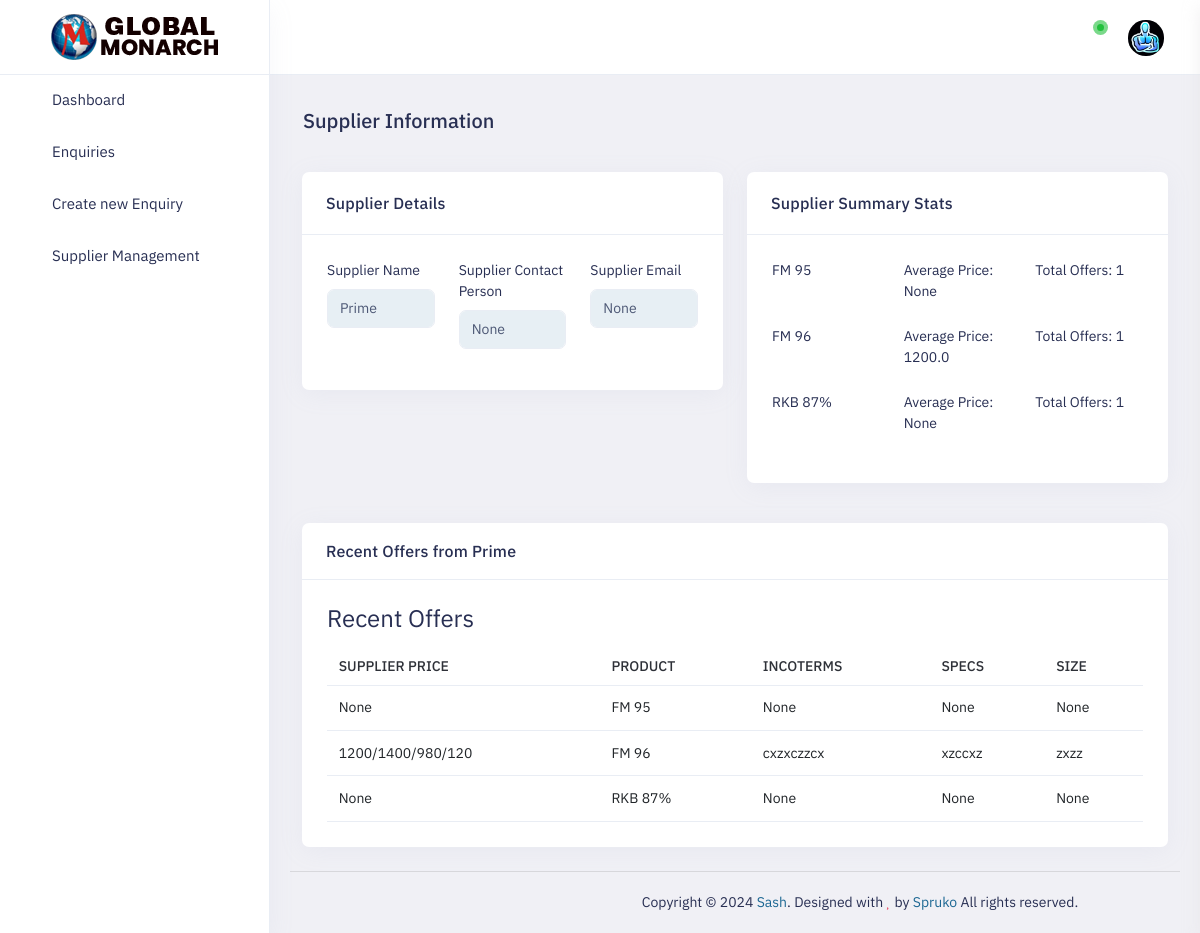
The page /supplier_detail/60/ on the database as committed earlier.
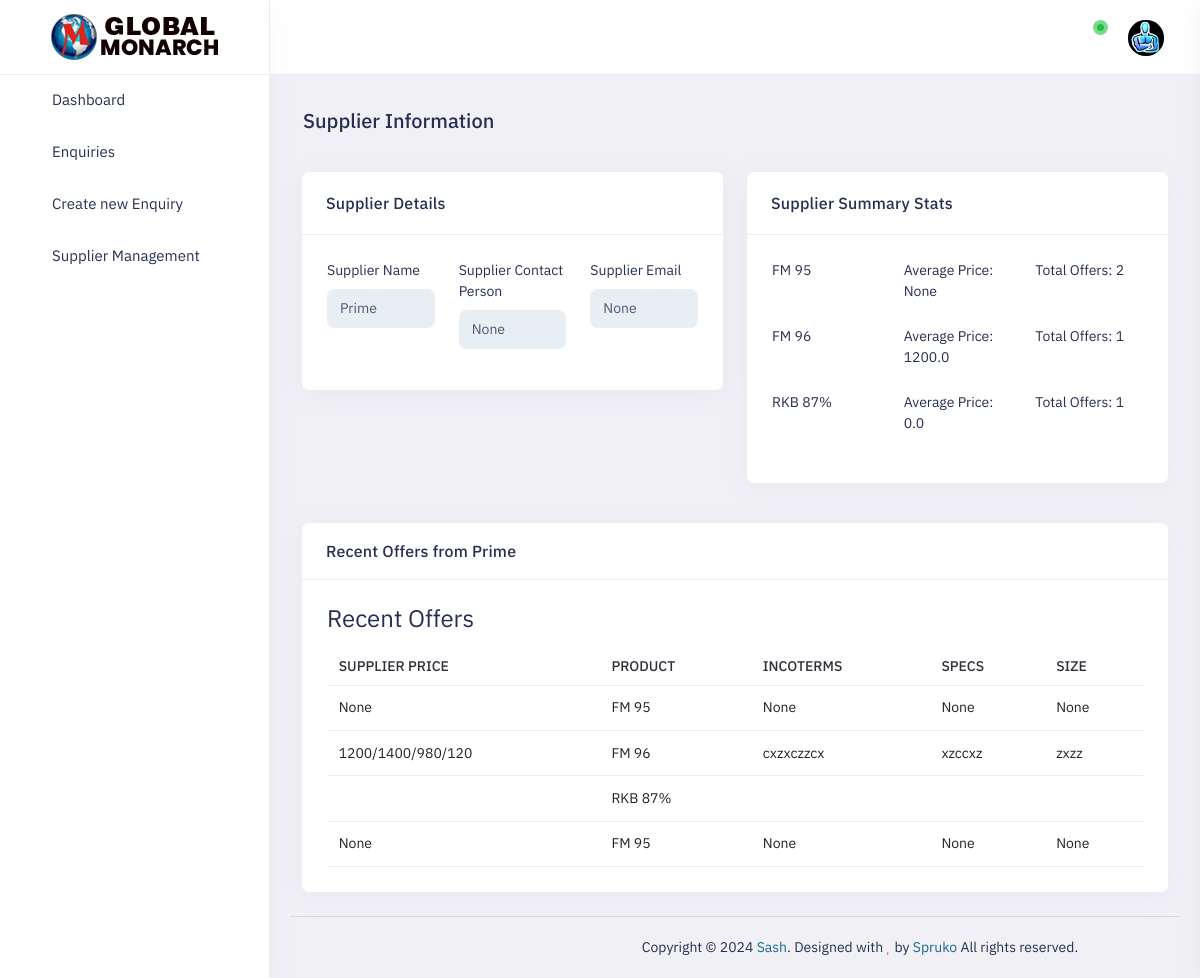
The same page on the database as committed later.
### app/models.py (models this page shows)
class Supplier(models.Model):
    name = models.TextField(blank=True, null=True)
    country = models.TextField(blank=True, null=True)
    contact_person = models.TextField(blank=True, null=True)
    email = models.TextField(blank=True, null=True)

class Product(models.Model):
    name = models.TextField(blank=True, null=True)
    specifications = models.TextField(blank=True, null=True)

class Offer(models.Model):
    request = models.ForeignKey(Request, related_name='offers', on_delete=models.SET_NULL, null=True, blank=True)
    supplier = models.ForeignKey(Supplier, on_delete=models.SET_NULL, null=True, blank=True)
    supplier_price = models.TextField(blank=True, null=True)
    incoterms = models.TextField(blank=True, null=True)
    specs = models.TextField(blank=True, null=True)
    size = models.TextField(blank=True, null=True)
    packaging = models.TextField(blank=True, null=True)
    payment_terms = models.TextField(blank=True, null=True)
    validity = models.DateField(blank=True, null=True)
    notes = models.TextField(blank=True, null=True)

class Request(models.Model):
    enquiry = models.ForeignKey('Enquiry', related_name='enquiry_requests', on_delete=models.SET_NULL, null=True, blank=True)
    product = models.ForeignKey(Product, on_delete=models.SET_NULL, null=True, blank=True)
    specs = models.TextField(blank=True, null=True)
    size = models.TextField(blank=True, null=True)
    quantity = models.TextField(blank=True, null=True)
    incoterms = models.TextField(blank=True, null=True)
    packaging = models.TextField(blank=True, null=True)
    discharge_port = models.TextField(blank=True, null=True)
    payment_terms_requested = models.TextField(blank=True, null=True)
    notes = models.TextField(blank=True, null=True)
    price_offered = models.TextField(blank=True, null=True)
    payment_term_offered = models.TextField(blank=True, null=True)
    validity_offered = models.TextField(blank=True, null=True)
    offer_selected = models.ForeignKey('Offer', related_name='enquiry_requests', on_delete=models.SET_NULL, null=True, blank=True)
    customer_feedback = models.TextField(blank=True, null=True)

### app/views.py (the view)
# urls.py: path('supplier_detail/<int:id>/', views.supplier_detail, name='supplier_detail')
def supplier_detail(request, id):
    supplier = get_object_or_404(Supplier, id=id)
    offers = Offer.objects.filter(supplier=supplier).prefetch_related(Prefetch('request', queryset=Request.objects.select_related('product'))).order_by('-validity')[:5]
    product_stats = (
        Offer.objects.filter(supplier=supplier)
        .values('request__product__name')  # Group by product name
        .annotate(
            average_price=Avg('supplier_price'),
            total_offers=Count('id')
        )
    )
    return render(request, 'app/supplier_detail.html', {'supplier': supplier, 'offers': offers, 'product_stats': product_stats})

### app/templates/app/supplier_detail.html (shortened to what this page needs)
<!doctype html>
<html lang="en" dir="ltr" style="--primary-rgb: 28,103,147;">
<head>
    {% load static %}
    <link id="style" href=" {% static '/assets/plugins/bootstrap/css/bootstrap.min.css' %} " rel="stylesheet">
     <link href=" {% static '/assets/css/style.css' %} " rel="stylesheet">
    <link href=" {% static '/assets/css/plugins.css' %} " rel="stylesheet">
    <link href=" {% static '/assets/css/icons.css' %} " rel="stylesheet">
    <link href=" {% static '/assets/switcher/css/switcher.css' %} " rel="stylesheet">
    <link href=" {% static '/assets/switcher/demo.css' %} " rel="stylesheet">
</head>
<body class="app sidebar-mini ltr light-mode">
    <div class="page">
        <div class="page-main">
            <div class="app-header header sticky">
                <div class="container-fluid main-container">
                    <div class="d-flex">
                        <a aria-label="Hide Sidebar" class="app-sidebar__toggle" data-bs-toggle="sidebar" href=" {% static 'javascript:void(0)' %} "></a>
                        <div class="d-flex order-lg-2 ms-auto header-right-icons">
                            <div class="navbar navbar-collapse responsive-navbar p-0">
                                <div class="collapse navbar-collapse" id="navbarSupportedContent-4">
                                    <div class="d-flex order-lg-2">
                                            <a href="{% static 'javascript:void(0)' %}" class="nav-link icon"
                                                data-bs-toggle="dropdown" data-target="">
                                                <i class="fa fa-sort-down"></i>
                                            </a>
                                            <div class="dropdown  d-flex notifications">
                                                <a class="nav-link icon" data-bs-toggle="dropdown" aria-expanded="false"><i class="fe fe-bell"></i><span class=" pulse"></span>
                                                </a>
                                            </div>
                                        <div class="dropdown d-flex profile-1">
                                            <a href=" {% static 'javascript:void(0)' %} " data-bs-toggle="dropdown" class="nav-link leading-none d-flex">
                                                <img src=" {% static '/assets/images/users/21.jpg' %} " alt="profile-user"
                                                    class="avatar  profile-user brround cover-image">
                                            </a>
                                        </div>
                                    </div>
                                </div>
                            </div>
                        </div>
                    </div>
                </div>
            </div>
            <div class="sticky">
                <div class="app-sidebar">
                    <div class="side-header">
                        <a class="header-brand1" href="">
                            <img src=" {% static '/assets/images/brand/logo-dark.png' %} " class="header-brand-img light-logo1"
                                alt="logo">
                        </a>
                    </div>
                    <div class="main-sidemenu">
                        <ul class="side-menu">
                            <li class="slide">
                                <a class="side-menu__item has-link" data-bs-toggle="slide" href=""><i
                                        class="side-menu__icon fe fe-home"></i><span
                                        class="side-menu__label">Dashboard</span></a>
                            </li>
                            <li class="slide">
                                <a class="side-menu__item has-link" data-bs-toggle="slide" href=""><i
                                        class="side-menu__icon fe fe-send"></i><span
                                        class="side-menu__label">Enquiries</span></a>
                            </li>
                            <li class="slide">
                                <a class="side-menu__item has-link" data-bs-toggle="slide" href=""><i
                                        class="side-menu__icon fe fe-pie-chart"></i><span
                                        class="side-menu__label">Create new Enquiry</span></a>
                            </li>
                            <li class="slide">
                                <a class="side-menu__item has-link" data-bs-toggle="slide" href=""><i
                                        class="side-menu__icon fe fe-activity"></i><span
                                        class="side-menu__label">Supplier Management</span></a>
                            </li>
                        </ul>
                    </div>
                </div>
            </div>
<div class="main-content app-content mt-0">
    <div class="side-app">
        <div class="main-container container-fluid">
           <div class="page-header">
    <h1 class="page-title">Supplier Information</h1>
</div>
<div class="row d-flex">
    <div class="col-lg-6">
        <div class="card">
            <div class="card-header">
                <div class="card-title">Supplier Details</div>
            </div>
            <div class="card-body">
                <div class="row">
                    <div class="col-md-4 mb-4">
                        <label for="exampleInputEmail1">Supplier Name</label>
                        <input type="text" class="form-control" readonly value="{{supplier.name}}">
                    </div>
                    <div class="col-md-4 mb-4">
                        <label for="exampleInputEmail1">Supplier Contact Person</label>
                        <input type="text" class="form-control" readonly value="{{supplier.contact_person}}">
                    </div>
                    <div class="col-md-4 mb-4">
                        <label for="exampleInputEmail1">Supplier Email</label>
                        <input type="text" class="form-control" readonly value="{{supplier.email}}">
                    </div>
                </div>
            </div>
        </div>
    </div>
    <div class="col-lg-6">
        <div class="card">
            <div class="card-header">
                <div class="card-title">Supplier Summary Stats</div>
            </div>
            <div class="card-body">
                {% for stat in product_stats %}
                <div class="row">
                    <div class="col-md-4 mb-4">
                        <label for="exampleInputEmail1">{{ stat.request__product__name }}</label>
                    </div>
                    <div class="col-md-4 mb-4">
                        <label for="exampleInputEmail1">Average Price: {{ stat.average_price }}</label>
                    </div>
                    <div class="col-md-4 mb-4">
                        <label for="exampleInputEmail1">Total Offers: {{ stat.total_offers }}</label>
                    </div>
                </div>
                {% endfor %}
            </div>
        </div>
    </div>
</div>
<div class="row">
    <div class="col-lg-12">
        <div class="card mt-4">
            <div class="card-header">
                <h3 class="card-title">Recent Offers from {{supplier.name}}</h3>
            </div>
            <div class="card-body">
                <h3>Recent Offers</h3>
                {% if offers %}
                <table class="table">
                    <thead>
                        <tr>
                            <th>Supplier Price</th>
                            <th>Product</th>
                            <th>Incoterms</th>
                            <th>Specs</th>
                            <th>Size</th>
                        </tr>
                    </thead>
                    <tbody>
                        {% for offer in offers %}
                        <tr>
                            <td>{{ offer.supplier_price }}</td>
                            <td>{{ offer.request.product.name }}</td>
                            <td>{{ offer.incoterms }}</td>
                            <td>{{ offer.specs }}</td>
                            <td>{{ offer.size }}</td>
                        </tr>
                        {% endfor %}
                    </tbody>
                </table>
                {% else %}
                <p>No recent offers found.</p>
                {% endif %}
            </div>
        </div>
    </div>
</div>
</div>
<footer class="footer">
    <div class="container">
        <div class="row align-items-center flex-row-reverse">
            <div class="col-md-12 col-sm-12 text-center">
                Copyright © <span id="year"></span> <a href=" {% static 'javascript:void(0)' %} ">Sash</a>. Designed with <span class="fa fa-heart text-danger"></span> by <a href="javascript:void(0)"> Spruko </a> All rights reserved.
            </div>
        </div>
    </div>
</footer>
</div>
</body>
</html>

Rows that differ between the two databases and show on the page:
computed for Product "FM 95": total_offers "1" → "2"
computed for Product "RKB 87%": average_price "None" → "0.0"
changed Offer "RKB 87%": supplier_price "None" → (not shown); incoterms "None" → (not shown); specs "None" → (not shown); size "None" → (not shown)
added Offer: supplier_price "None", request.product.name "FM 95", incoterms "None", specs "None", size "None"
